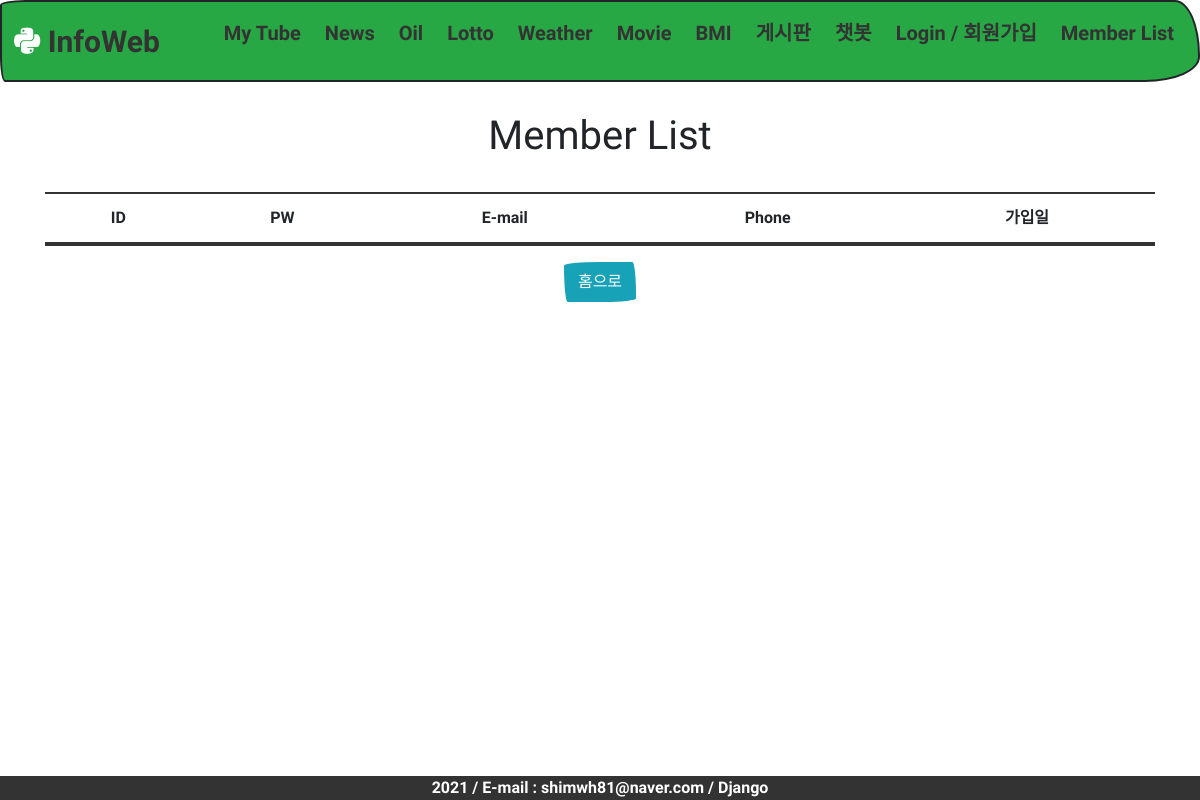
The app's page /member/memlist/, older data.
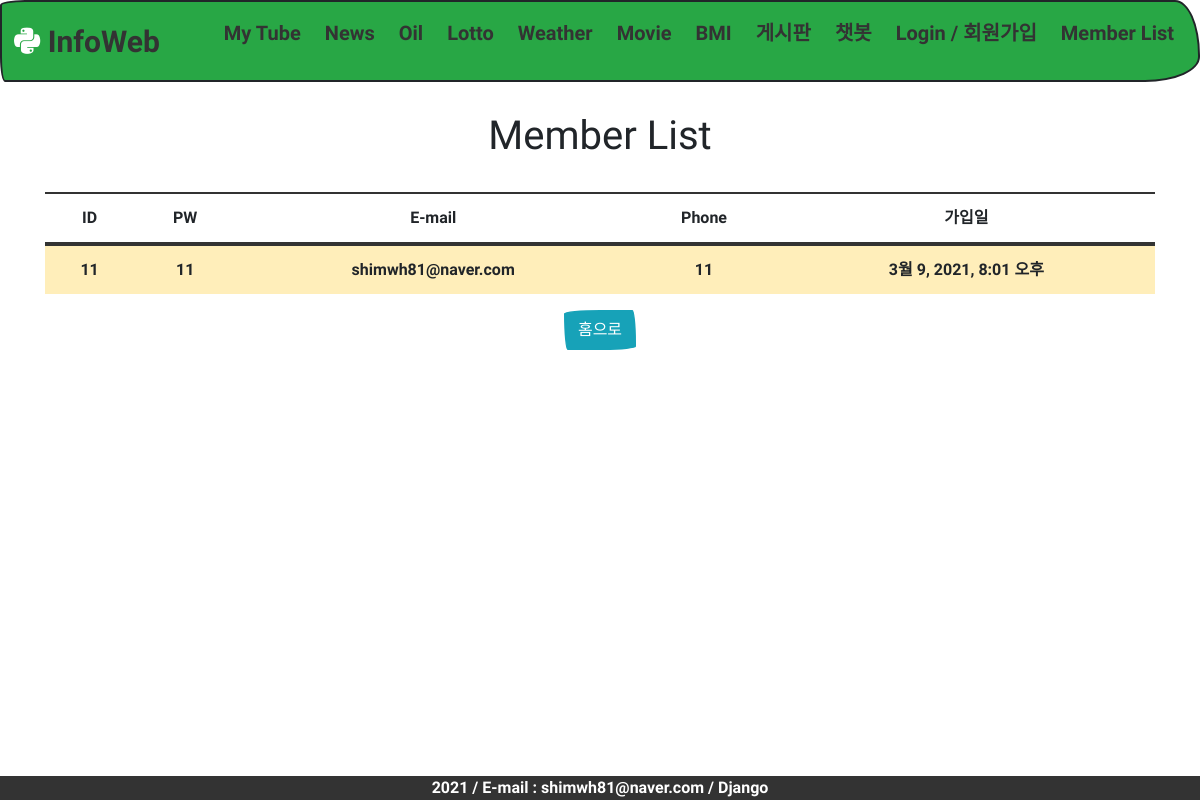
The same page, newer data.
### member/models.py (models this page shows, shortened)
class Member(models.Model):
    uid = models.CharField(max_length=20)
    upw = models.CharField(max_length=20)
    email = models.CharField(max_length=50)
    phone = models.CharField(max_length=11)
    regdate = models.DateTimeField(auto_now_add=True)

### member/views.py (the view)
# urls.py: path('memlist/', views.memlist, name='memlist'),
def memlist(request):
    memlist = Member.objects.order_by('-regdate')
    return render(request,'infoweb/memlist.html', {'memlist':memlist})

### templates/infoweb/memlist.html
{% extends "infoweb/base.html" %}
{% load static %}
{% block content %}
    <h1>Member List</h1>
    <br>
    <table class="table table-hover">
      <thead>
        <tr>
          <th scope="uid">ID</th>
          <th scope="upw">PW</th>
          <th scope="email">E-mail</th>
            <th scope="phone">Phone</th>
            <th scope="regdate">가입일</th>
        </tr>
      </thead>
            <tbody>
            {% for mem in memlist %}
             <tr class="table-warning">
              <td>{{mem.uid}}</td>
              <td>{{mem.upw}}</td>
              <td>{{mem.email}}</td>
              <td>{{mem.phone}}</td>
              <td>{{mem.regdate}}</td>
            </tr>
          {% endfor %}
            </tbody>
     </table>
    <a href="{% url 'home' %}"><input type="button" class="btn btn-info" value="홈으로"></a>
    <br>
{% endblock %}

Row changes from the older to the newer data that the page shows:
added Member: uid "11", upw "11", email "shimwh81@naver.com", phone "11", regdate "3월 9, 2021, 8:01 오후"
